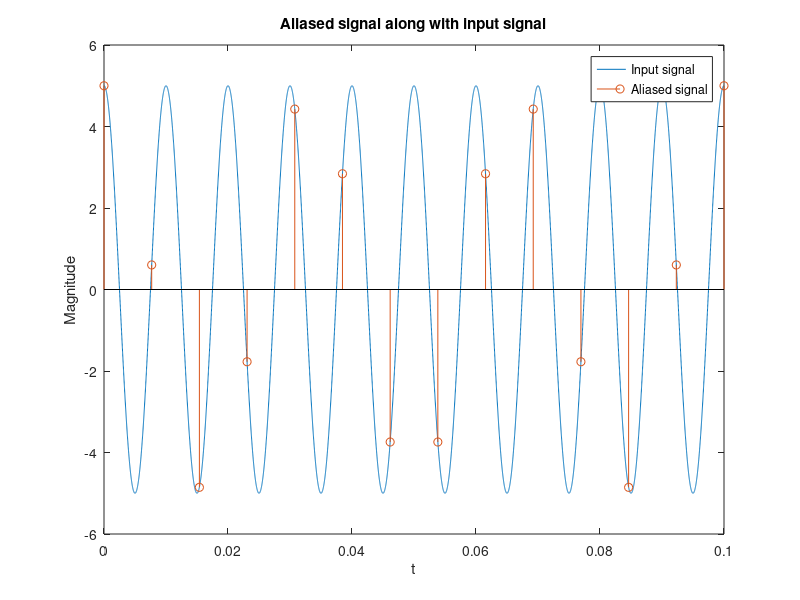

Write MATLAB code to recreate this figure.
t=0:0.00001:0.1;
x_t=5*cos(2*pi*100*t);
plot(t,x_t);
hold on;
f_s=1.3*100;
t_s=0:1/f_s:0.1;
x_s=5*cos(2*pi*100*t_s);
stem(t_s,x_s);
hold off;
xlabel('t');
ylabel('Magnitude');
title('Aliased signal along with input signal');
legend('Input signal','Aliased signal');
